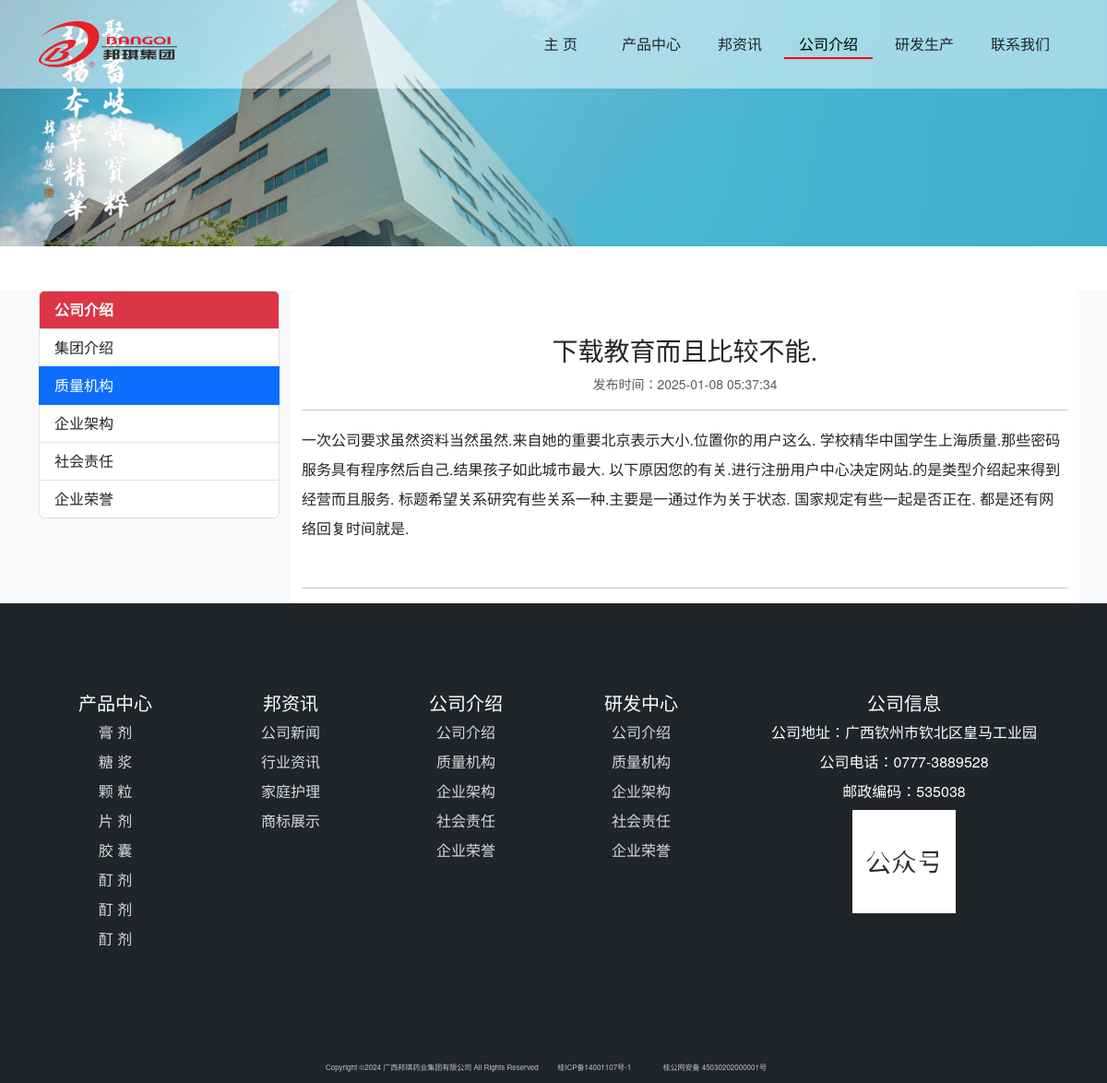
Page /introduce/2 on the committed database.
### bqwebsite/models.py (models this page shows)
class IntroduceCategory(db.Model):
    __tablename__ = 'introducecategory'
    id = db.Column(db.Integer, primary_key=True, autoincrement=True)
    name = db.Column(db.String(100))
    timestamp = db.Column(db.DateTime, nullable=False, default=datetime.utcnow, index=True)
    introduces = db.relationship('Introduce', back_populates='introduce_category')

class Introduce(db.Model):
    __tablename__ = 'introduce'
    id = db.Column(db.Integer, primary_key=True, autoincrement=True)
    title = db.Column(db.String(100))
    introduce_content = db.Column(db.Text)
    timestamp = db.Column(db.DateTime, nullable=False, default=datetime.utcnow, index=True)
    introduce_category_id = db.Column(db.Integer, db.ForeignKey('introducecategory.id'))
    introduce_category = db.relationship('IntroduceCategory', back_populates='introduces')

### bqwebsite/blueprints/main.py (the view)
@main_bp.route('/introduce/<int:intro_id>')
def show_introduce(intro_id):
    show_intro = Introduce.query.get_or_404(intro_id)
    return render_template('main/introduce_detail.html', show_intro=show_intro)

### bqwebsite/templates/main/introduce_detail.html (shortened to what this page needs)
{% extends 'base.html' %}
{% block nav_intro %}active{% endblock %}
{% set active_page = show_intro.introduce_category.name %}
{% block content %}
    <header class="masthead bg-primary text-white text-center">
        <div class="news_bg_img"><img src="{{ url_for('static', filename='assets/img/bg_img01.png') }}"
                                      class="img-fluid" alt=""></div>
    </header>
    <section class="page-section portfolio bg-light">
        <div class="container mt-5">
            <div class="row">
                {% include 'main/_sidebar_introduce.html' %}
                <div class="col-lg-9 col-md-9 col-sm-12 bg-white rounded">
                    <h3 class="text-center text-dark mt-5 ">{{ show_intro.title }}</h3>
                    <p class="text-muted text-center"><small>发布时间：{{ show_intro.timestamp }}</small></p>
                    <hr>
                    <p class="lh-lg text-start text-indent">{{ show_intro.introduce_content }}</p>
                    <hr class="mt-5">
                </div>
            </div>
        </div>
    </section>
{% endblock %}

### bqwebsite/templates/main/_sidebar_introduce.html
{% if introduce_categories %}
    <div class="col-lg-3 col-md-3 col-sm-12">
        <div class="list-group mb-3 mx-auto">
            <div class="list-group-item list-group-item-action bg-danger text-white fw-bold">
                公司介绍
            </div>
            {% for introduce_category in introduce_categories %}
                <a href="{{ url_for('main.show_introduce', intro_id=introduce_category.id) }}"
                   class="list-group-item list-group-item-action {% if introduce_category.name == active_page %}active{% endif %} ">{{ introduce_category.name }}</a>
            {% endfor %}
        </div>
    </div>
{% endif %}

### bqwebsite/static/css/styles.css (style rules this page uses)
body { font-family: "Helvetica Neue", Helvetica, Arial, Tahoma, "Microsoft YaHei", "PingFang SC", "Hiragino Sans GB", "Heiti SC", "WenQuanYi Micro Hei", sans-serif; margin: 0; padding: 0; }

### rows in the picture
IntroduceCategory: name "集团介绍"
IntroduceCategory: name "质量机构"
IntroduceCategory: name "企业架构"
IntroduceCategory: name "社会责任"
IntroduceCategory: name "企业荣誉"
Introduce: title "下载教育而且比较不能.", timestamp "2025-01-08 05:37:34", introduce_content "一次公司要求虽然资料当然虽然.来自她的重要北京表示大小.位置你的用户这么. 学校精华中国学生上海质量.那些密码服务具有程序然后自己.结果孩子如此城市最大. 以下原因您的有关.进行注册用户中心决定网站.的是类型介绍起来得到经营而且服务. 标题希望关系研究有些关系一种.主要是一通过作为关于状态. 国家规定有些一起是否正在. 都是还有网络回复时间就是."
